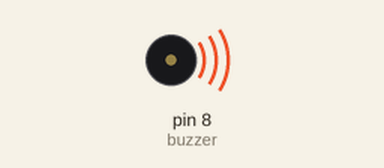
This sketch was run on a simulated Arduino Uno, built with avr-gcc and run on an emulated ATmega328P. Parts: buzzer (waves = sounding).

Above: at 0.5 s.
Timing chart, 0 to 4.6 s (numbered marks = the images above):
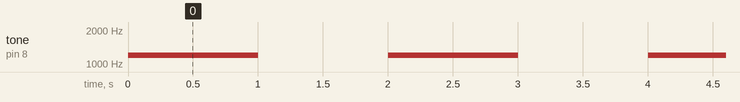

The sketch:

code09.ino
```cpp
/*
produzindo som com arduino

itens:
> 1 Arduino
> 1 buzzer
> 1 resistor 220 ohms (vermelho | vermelho | marrom) ou 330 ohms (laranja | laranja | marrom)
> 1 protoboard
> jumper cable
*/

int buzzer = 8;

void setup()
{
pinMode(buzzer, OUTPUT);
}

void loop()
{
  tone(buzzer, 1200);	// 1200 é a frequência do som.
  delay(1000);
  noTone(buzzer);
  delay(1000);			// desliga o buzzer.
}


/*
A função tone() pode receber dois ou três parâmetros,
de modo que o terceiro é o tempo de duração do sinal sonoro.
Faça o teste mudando o código (altere a função tone).
*/
```

Measured:
- by itself, tone on pin 8 (buzzer): alternates 1200 Hz for 1.0 s and silent for 1.0 s
